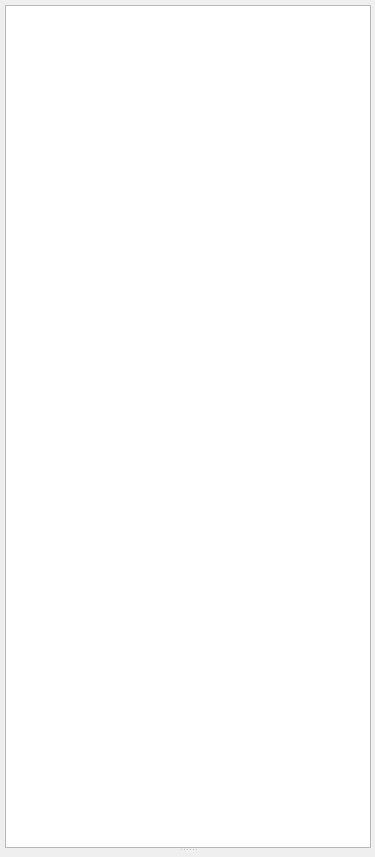
<?xml version="1.0" encoding="UTF-8"?>
<ui version="4.0">
 <class>PanelAllLayers</class>
 <widget class="QScrollArea" name="PanelAllLayers">
  <property name="geometry">
   <rect>
    <x>0</x>
    <y>0</y>
    <width>375</width>
    <height>857</height>
   </rect>
  </property>
  <property name="windowTitle">
   <string>ScrollArea</string>
  </property>
  <property name="frameShape">
   <enum>QFrame::NoFrame</enum>
  </property>
  <property name="widgetResizable">
   <bool>true</bool>
  </property>
  <widget class="QWidget" name="scrollAreaWidgetContents">
   <property name="geometry">
    <rect>
     <x>0</x>
     <y>0</y>
     <width>375</width>
     <height>857</height>
    </rect>
   </property>
   <layout class="QVBoxLayout" name="verticalLayout_2">
    <property name="leftMargin">
     <number>5</number>
    </property>
    <property name="topMargin">
     <number>5</number>
    </property>
    <property name="rightMargin">
     <number>4</number>
    </property>
    <property name="bottomMargin">
     <number>5</number>
    </property>
    <item>
     <widget class="QSplitter" name="splitterControlPanel">
      <property name="orientation">
       <enum>Qt::Vertical</enum>
      </property>
      <property name="handleWidth">
       <number>4</number>
      </property>
      <property name="childrenCollapsible">
       <bool>false</bool>
      </property>
      <widget class="LayerTreeWidget" name="treeWidgetLayers">
       <property name="minimumSize">
        <size>
         <width>0</width>
         <height>60</height>
        </size>
       </property>
       <property name="maximumSize">
        <size>
         <width>16777215</width>
         <height>16777215</height>
        </size>
       </property>
       <property name="selectionMode">
        <enum>QAbstractItemView::ExtendedSelection</enum>
       </property>
       <property name="rootIsDecorated">
        <bool>true</bool>
       </property>
       <property name="itemsExpandable">
        <bool>true</bool>
       </property>
       <attribute name="headerVisible">
        <bool>false</bool>
       </attribute>
       <column>
        <property name="text">
         <string notr="true">1</string>
        </property>
       </column>
      </widget>
      <widget class="QWidget" name="layoutWidget">
       <layout class="QVBoxLayout" name="verticalLayout" stretch="0,0">
        <property name="spacing">
         <number>1</number>
        </property>
        <item>
         <widget class="QStackedWidget" name="stackedWidget">
          <property name="sizePolicy">
           <sizepolicy hsizetype="Preferred" vsizetype="Preferred">
            <horstretch>0</horstretch>
            <verstretch>1</verstretch>
           </sizepolicy>
          </property>
          <property name="lineWidth">
           <number>0</number>
          </property>
          <property name="currentIndex">
           <number>6</number>
          </property>
          <widget class="PanelVolume" name="pageVolume"/>
          <widget class="PanelSurface" name="pageSurface"/>
          <widget class="PanelROI" name="pageROI"/>
          <widget class="PanelPointSet" name="pagePointSet"/>
          <widget class="PanelConnectomeMatrix" name="pageCMAT"/>
          <widget class="PanelTrack" name="pageTrack"/>
          <widget class="PanelFCD" name="pageFCD"/>
         </widget>
        </item>
        <item>
         <spacer name="verticalSpacer">
          <property name="orientation">
           <enum>Qt::Vertical</enum>
          </property>
          <property name="sizeHint" stdset="0">
           <size>
            <width>0</width>
            <height>0</height>
           </size>
          </property>
         </spacer>
        </item>
       </layout>
      </widget>
     </widget>
    </item>
   </layout>
  </widget>
 </widget>
 <customwidgets>
  <customwidget>
   <class>PanelVolume</class>
   <extends>QWidget</extends>
   <header>PanelVolume.h</header>
   <container>1</container>
  </customwidget>
  <customwidget>
   <class>PanelSurface</class>
   <extends>QWidget</extends>
   <header>PanelSurface.h</header>
  </customwidget>
  <customwidget>
   <class>PanelROI</class>
   <extends>QWidget</extends>
   <header>PanelROI.h</header>
   <container>1</container>
  </customwidget>
  <customwidget>
   <class>PanelPointSet</class>
   <extends>QWidget</extends>
   <header>PanelPointSet.h</header>
   <container>1</container>
  </customwidget>
  <customwidget>
   <class>PanelTrack</class>
   <extends>QWidget</extends>
   <header>PanelTrack.h</header>
   <container>1</container>
  </customwidget>
  <customwidget>
   <class>PanelConnectomeMatrix</class>
   <extends>QWidget</extends>
   <header>PanelConnectomeMatrix.h</header>
   <container>1</container>
  </customwidget>
  <customwidget>
   <class>LayerTreeWidget</class>
   <extends>QTreeWidget</extends>
   <header>LayerTreeWidget.h</header>
  </customwidget>
  <customwidget>
   <class>PanelFCD</class>
   <extends>QWidget</extends>
   <header>PanelFCD.h</header>
   <container>1</container>
  </customwidget>
 </customwidgets>
 <resources/>
 <connections>
  <connection>
   <sender>treeWidgetLayers</sender>
   <signal>currentItemChanged(QTreeWidgetItem*,QTreeWidgetItem*)</signal>
   <receiver>PanelAllLayers</receiver>
   <slot>OnCurrentItemChanged(QTreeWidgetItem*)</slot>
   <hints>
    <hint type="sourcelabel">
     <x>307</x>
     <y>199</y>
    </hint>
    <hint type="destinationlabel">
     <x>374</x>
     <y>458</y>
    </hint>
   </hints>
  </connection>
  <connection>
   <sender>treeWidgetLayers</sender>
   <signal>itemChanged(QTreeWidgetItem*,int)</signal>
   <receiver>PanelAllLayers</receiver>
   <slot>OnItemChanged(QTreeWidgetItem*)</slot>
   <hints>
    <hint type="sourcelabel">
     <x>236</x>
     <y>199</y>
    </hint>
    <hint type="destinationlabel">
     <x>374</x>
     <y>577</y>
    </hint>
   </hints>
  </connection>
  <connection>
   <sender>treeWidgetLayers</sender>
   <signal>itemDoubleClicked(QTreeWidgetItem*,int)</signal>
   <receiver>PanelAllLayers</receiver>
   <slot>OnItemDoubleClicked(QTreeWidgetItem*)</slot>
   <hints>
    <hint type="sourcelabel">
     <x>86</x>
     <y>106</y>
    </hint>
    <hint type="destinationlabel">
     <x>374</x>
     <y>497</y>
    </hint>
   </hints>
  </connection>
  <connection>
   <sender>treeWidgetLayers</sender>
   <signal>itemSelectionChanged()</signal>
   <receiver>PanelAllLayers</receiver>
   <slot>OnItemSelectionChanged()</slot>
   <hints>
    <hint type="sourcelabel">
     <x>192</x>
     <y>116</y>
    </hint>
    <hint type="destinationlabel">
     <x>940</x>
     <y>317</y>
    </hint>
   </hints>
  </connection>
 </connections>
 <slots>
  <slot>OnCurrentItemChanged(QTreeWidgetItem*)</slot>
  <slot>OnItemChanged(QTreeWidgetItem*)</slot>
  <slot>OnItemDoubleClicked(QTreeWidgetItem*)</slot>
  <slot>OnItemSelectionChanged()</slot>
 </slots>
</ui>
